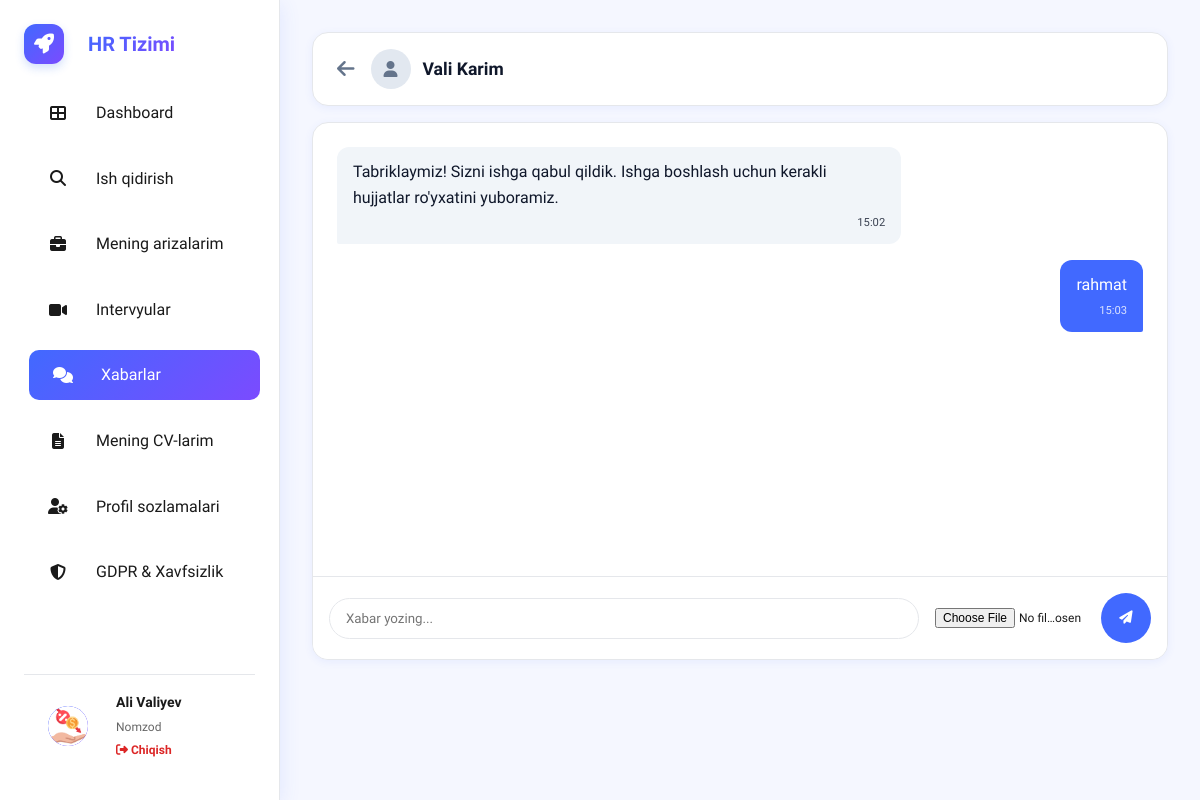
The app's page /candidate/chat/4/ (signed in), older data.
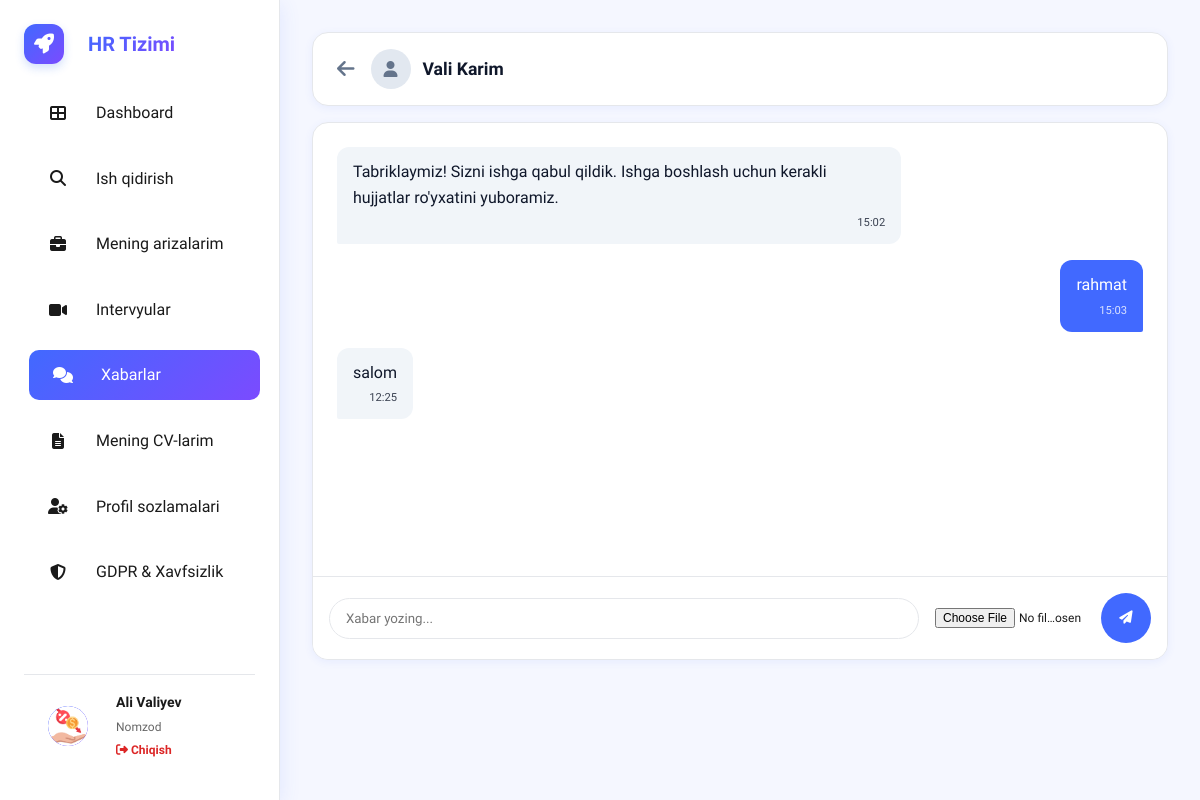
The same page, newer data.
### hr_bolim/models.py (models this page shows, shortened)
class Message(models.Model):
    sender = models.ForeignKey(User, on_delete=models.CASCADE, related_name='sent_messages')
    recipient = models.ForeignKey(User, on_delete=models.CASCADE, related_name='received_messages')
    content = models.TextField(blank=True)
    attachment = models.FileField(upload_to='messages/', blank=True, null=True)
    is_read = models.BooleanField(default=False)
    timestamp = models.DateTimeField(auto_now_add=True)

### hr_bolim/views.py (the view)
# urls.py: path('candidate/chat/<int:user_id>/', chat_detail, name='chat_detail'),
@login_required
def chat_detail(request, user_id):
    other_user = get_object_or_404(User, id=user_id)
    if request.method == 'POST':
        content = request.POST.get('content')
        if content:
            Message.objects.create(sender=request.user, recipient=other_user, content=content)
            return redirect('chat_detail', user_id=user_id)
    messages_qs = Message.objects.filter(
        Q(sender=request.user, recipient=other_user) |
        Q(sender=other_user, recipient=request.user)
    ).order_by('timestamp')
    Message.objects.filter(sender=other_user, recipient=request.user, is_read=False).update(is_read=True)
    return render(request, 'hr_bolim/candidate/chat.html', {
        'other_user': other_user,
        'messages': messages_qs
    })

### hr_bolim/templates/hr_bolim/candidate/chat.html (shortened to what this page needs)
{% extends 'hr_bolim/candidate/base_candidate.html' %}
{% block content %}
<div style="height: calc(100vh - 140px); display: flex; flex-direction: column;">
    <div class="card" style="padding: 1rem 1.5rem; margin-bottom: 1rem; flex-shrink: 0; display: flex; align-items: center; justify-content: space-between;">
        <div style="display: flex; align-items: center; gap: 1rem;">
            <a href="{% url 'inbox' %}" style="color: var(--secondary); font-size: 1.25rem;">
                <i class="fas fa-arrow-left"></i>
            </a>
            <div style="display: flex; align-items: center; gap: 0.75rem;">
                <div style="width: 40px; height: 40px; background: #e2e8f0; border-radius: 50%; display: flex; align-items: center; justify-content: center; color: var(--secondary);">
                    <i class="fas fa-user"></i>
                </div>
                <div>
                    <h3 style="font-size: 1.1rem; font-weight: 600; color: var(--dark); margin: 0;">
                        {{ other_user.get_full_name|default:other_user.username }}
                    </h3>
                </div>
            </div>
        </div>
    </div>
    <div class="card" style="flex: 1; display: flex; flex-direction: column; overflow: hidden; padding: 0;">
        <div id="messageList" style="flex: 1; overflow-y: auto; padding: 1.5rem; display: flex; flex-direction: column; gap: 1rem;">
            {% for msg in messages %}
                <div style="display: flex; {% if msg.sender == request.user %}justify-content: flex-end;{% else %}justify-content: flex-start;{% endif %}">
                    <div style="max-width: 70%; padding: 0.75rem 1rem; border-radius: 12px; position: relative;
                        {% if msg.sender == request.user %}
                            background: var(--primary); color: white; border-bottom-right-radius: 2px;
                        {% else %}
                            background: #f1f5f9; color: var(--dark); border-bottom-left-radius: 2px;
                        {% endif %}
                    ">
                        {% if msg.content %}
                            <div style="margin-bottom: 0.25rem;">{{ msg.content|linebreaksbr }}</div>
                        {% endif %}
                        <div style="font-size: 0.7rem; opacity: 0.8; text-align: right;">
                            {{ msg.timestamp|date:"H:i" }}
                        </div>
                    </div>
                </div>
            {% empty %}
                <div style="text-align: center; margin-top: 2rem; color: var(--secondary);">
                    Yozishmalar tarixi bo'sh. Muloqotni boshlang!
                </div>
            {% endfor %}
        </div>
        <div style="border-top: 1px solid var(--border); padding: 1rem; background: white;">
            <form method="post" enctype="multipart/form-data" style="display: flex; gap: 1rem; align-items: center;">
                <input type="text" name="content" placeholder="Xabar yozing..." autocomplete="off"
                    style="flex: 1; padding: 0.75rem 1rem; border: 1px solid var(--border); border-radius: 25px; outline: none; transition: border-color 0.2s;">
                <input type="file" name="attachment" style="font-size: 0.75rem; max-width: 150px;">
                <button type="submit" class="btn btn-primary" style="width: 50px; height: 50px; border-radius: 50%; padding: 0; display: flex; align-items: center; justify-content: center;">
                    <i class="fas fa-paper-plane"></i>
                </button>
            </form>
        </div>
    </div>
</div>
{% endblock %}

Row changes from the older to the newer data that the page shows:
added Message: content "salom", timestamp "12:25"
